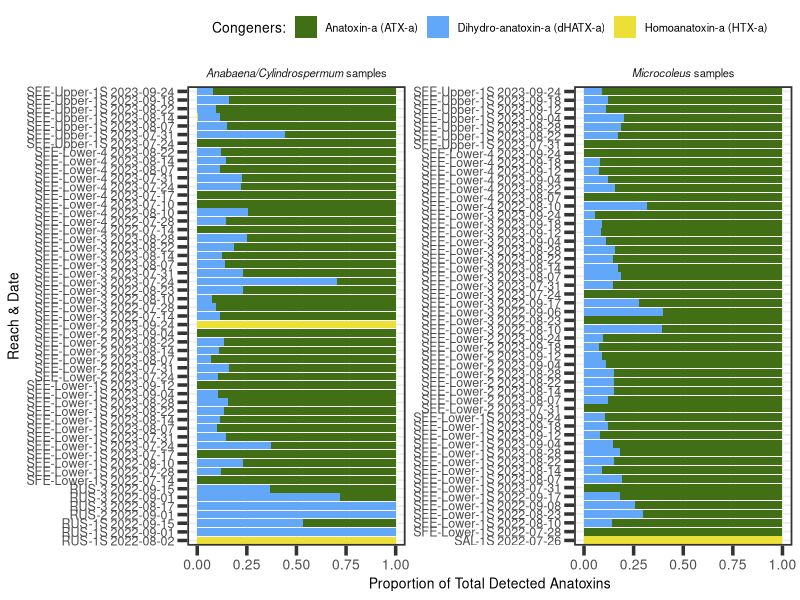

Reproduce this figure in R. (Note: this script raises an error after producing the figure.)
#### Supplemental figures related to anatoxin concentrations
### Jordan Zabrecky
## last edited: 07.14.2025

# These figures show (1) the proportion of anatoxin congeners for each sample,
# (2) the difference between anatoxins normalized per organic matter vs. chl-a,
# (3) the difference in mat concentrations on our single day riffle experiment

#### (1) Loading libraries and anatoxins data ####

# loading libraries
lapply(c("tidyverse", "lubridate", "ggtext", "scales"), 
       require, character.only = T)

# loading anatoxins data
anatoxins <- read.csv("./data/field_and_lab/cyano_atx.csv")
riffle_exp <- read.csv("./data/field_and_lab/riffle_exp_atx.csv")

# use lubridate
anatoxins$field_date <- ymd(anatoxins$field_date)
anatoxins$year <- year(anatoxins$field_date)

# create character column that includes site, reach, and field date information
anatoxins <- anatoxins %>%
  # need to mutate to get new site reach name
  mutate(new_site_reach = case_when(site_reach == "SFE-M-1S" ~ "SFE-Lower-1S",
                                    site_reach == "SFE-M-2" ~ "SFE-Lower-2",
                                    site_reach == "SFE-M-3" ~ "SFE-Lower-3",
                                    site_reach == "SFE-M-4" ~ "SFE-Lower-4",
                                    site_reach == "SFE-SH-1S" ~ "SFE-Upper-1S",
                                    TRUE ~ site_reach)) %>% 
  mutate(site_reach_date = paste(new_site_reach, field_date, sep = " "))

# set universal theme for all plots
theme_set(theme_bw() + theme(legend.position = "top",
                             panel.grid.minor = element_blank(),
                             panel.border = element_rect(linewidth = 1.2), axis.ticks = element_line(linewidth = 1.2),
                             text = element_text(size = 10), axis.ticks.length=unit(.25, "cm"),
                             axis.text.y = element_text(size = 9), axis.text.x = element_text(size = 10)))

#### (2) Proportion of congeners ####

# pivot anatoxins data to be longer (will include triplicates)
anatoxins_long <- anatoxins %>% 
  pivot_longer(c(ATXa_ug_g:HTXa_ug_g), names_to = "congener",
               values_to = "ug_g") %>% 
  select(field_date, year, site_reach, site_reach_date, sample_type, congener, ug_g) %>% 
  # only care about samples with detections
  filter(ug_g > 0)

# figure for microcoleus samples
congener_fig <- ggplot(anatoxins_long, aes(fill = congener, y = site_reach_date, x = ug_g)) + 
  scale_fill_manual("Congeners:", labels = c("Anatoxin-a (ATX-a)", "Dihydro-anatoxin-a (dHATX-a)", "Homoanatoxin-a (HTX-a)"),
                    values = c("#416f16", "#62a7f8", "#ebdf38")) +
  geom_bar(position="fill", stat="identity") +
  facet_wrap(~sample_type, scales = "free", ncol = 2,
             labeller =  as_labeller(c(`TM` = "*Microcoleus* samples", 
                                       `TAC`= "*Anabaena/Cylindrospermum* samples"))) +
  labs(x = "Proportion of Total Detected Anatoxins", y = "Reach & Date") +
  theme(strip.background = element_blank()) + # get rid of gray background for facet title
  theme(strip.text = ggtext::element_markdown()) # to get only genus name italicized
congener_fig

#### (2) Normalizing by OM vs. chl-a figure ####

# scale normalization to chl-a to match that of 
anatoxins_edit <- anatoxins %>% 
  mutate(ATX_all_ug_chla_mg = ATX_all_ug_chla_ug * 1000,
         ATX_all_ug_chla_mg_scaled = ATX_all_ug_chla_mg * 12)

# separate out TAC and TM
anatoxins_edit_long <- pivot_longer(anatoxins_edit, cols = c(16, 12),
                                    values_to = "values",
                                    names_to = "normalized_type") %>% 
  select(site_reach_date, sample_type, normalized_type, values) %>% 
  # only care about samples with detections
  filter(values > 0) 

# figure
normalize_fig <- ggplot(anatoxins_edit_long, aes(x = values, y = site_reach_date, 
                                            fill = normalized_type)) +
  geom_bar(position = "dodge", stat = "identity") +
  scale_x_continuous(expression(paste(mu, "g anatoxins per g OM"), sep = ""), 
                     trans = pseudo_log_trans(base = 10),
                     breaks = c(0, 5, 10, 25, 50, 100, 200),
                     sec.axis = sec_axis(~.x/12, 
                                         name = expression(paste(mu, "g anatoxins per mg chl-a"), sep = ""),
                                         breaks = c(0, 1, 2.5, 5, 10, 20))) +
  scale_fill_manual(NULL, labels = c("anatoxins normalized to chl-a", "anatoxins normalized to OM"),
                    values = c("#ebdf38", "#62a7f8")) +
  facet_wrap(~sample_type, scales = "free_y",
             labeller =  as_labeller(c(`TM` = "*Microcoleus* samples", 
                                       `TAC`= "*Anabaena/Cylindrospermum* samples"))) +
  labs(y = "Reach & Date of Sample") +
  theme(strip.background = element_blank()) + # get rid of gray background for facet title
  theme(strip.text = element_blank()) + # to get only genus name italicized
  # old with label.. ggtext::element_markdown()
  #theme(strip.placement = "outside") + # move facet wrap title above y-values
  theme(axis.text.x = element_text(angle = 90, vjust = 0.5, hjust=1), # rotate numbers
        axis.text.y = element_text(size = 9)) # make sample reach & date smaller to fit
normalize_fig

# save figure
ggsave("./figures/sfig_atx_normalized_notfinal.tiff", dpi = 600, 
       width=18, height=22, unit="cm")

#### (3) Riffle experiment ####

# color palette
grad_palette <- c("#080f2b", "#002b50", "#004967", "#00677a", "#008788", "#00aa8a", 
                  "#00cc77", "#7fe95e", "#daff47")

# making figure
riffle_fig <- ggplot(data = riffle_exp, aes(y = ATXa_ug_g, x = dhATXa_ug_g)) +
  geom_point(aes(fill = site_reach), shape = 21, size = 6, alpha = 0.8, stroke = 1) +
  labs(x = expression(paste(mu, "g dhATX-a g"^-1, "dry weight")), 
       y = expression(paste(mu, "g ATX-a g"^-1, "dry weight"))) +
  scale_x_continuous(labels = label_number(accuracy = 0.01)) +
  scale_fill_manual(values = grad_palette) +
  theme(legend.title=element_blank(), axis.text.x = element_text(size = 12),
        axis.text.y = element_text(size = 12), legend.position = "top")
riffle_fig
# pair with photo in editing program
# also use scale from blue to yellow because I think when it goes back it overlaps some colors
# save figure; unsure about x and y axes at present
ggsave("./figures/sfig_atx_riffle_notfinal.tiff", dpi = 600, 
       width=9, height=9, unit="cm")
